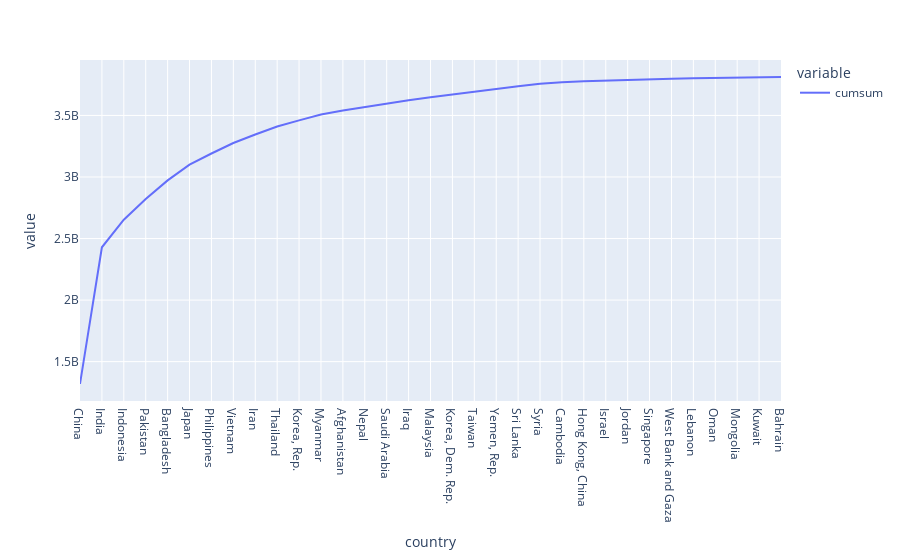

The notebook cell saved with this chart:
### Code cell
asia = df_2007[df_2007.continent == 'Asia'][['country','cumsum']]
asia = asia.set_index('country')
asia.plot()

### Figure 1 — Plotly figure (JSON) as saved in the notebook; plotly's stock layout.template omitted (floating-point values rounded to 4 significant figures)
{"data": [{"hovertemplate": "variable=cumsum<br>country=%{x}<br>value=%{y}<extra></extra>", "legendgroup": "cumsum", "line": {"color": "#636efa", "dash": "solid"}, "mode": "lines", "name": "cumsum", "orientation": "v", "showlegend": true, "type": "scatter", "x": ["China", "India", "Indonesia", "Pakistan", "Bangladesh", "Japan", "Philippines", "Vietnam", "Iran", "Thailand", "Korea, Rep.", "Myanmar", "Afghanistan", "Nepal", "Saudi Arabia", "Iraq", "Malaysia", "Korea, Dem. Rep.", "Taiwan", "Yemen, Rep.", "Sri Lanka", "Syria", "Cambodia", "Hong Kong, China", "Israel", "Jordan", "Singapore", "West Bank and Gaza", "Lebanon", "Oman", "Mongolia", "Kuwait", "Bahrain"], "xaxis": "x", "y": [1318683096, 2429079427, 2652626427, 2821897044, 2972345383, 3099813355, 3190890642, 3276152998, 3345606568, 3410674717, 3459719507, 3507481487, 3539371410, 3568273200, 3595874238, 3623373876, 3648195162, 3671496887, 3694671181, 3716882924, 3737261163, 3756575910, 3770707768, 3777688180, 3784114859, 3790168052, 3794721061, 3798739393, 3802660671, 3805865568, 3808739695, 3811245254, 3811953827], "yaxis": "y"}], "layout": {"legend": {"title": {"text": "variable"}, "tracegroupgap": 0}, "margin": {"t": 60}, "xaxis": {"anchor": "y", "domain": [0, 1], "title": {"text": "country"}}, "yaxis": {"anchor": "x", "domain": [0, 1], "title": {"text": "value"}}}}
